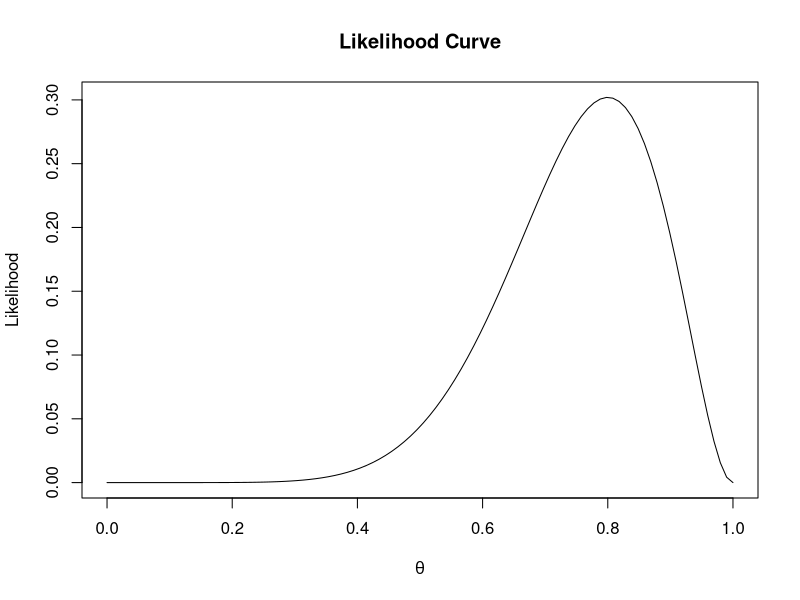

R code for this plot:
#plot likelihood curve----
n<-10 #set total trials
x<-8 #set successes
theta<- seq(0,1,len=100) #create theta variable, from 0 to 1
like <- dbinom(x,n,theta) #create likelihood function
plot(theta,like,type='l',xlab=expression(theta), ylab='Likelihood', main="Likelihood Curve")

#? Daniel Lakens, 2016. 
# This work is licensed under a Creative Commons Attribution-NonCommercial-ShareAlike 4.0 International License. https://creativecommons.org/licenses/by-nc-sa/4.0/